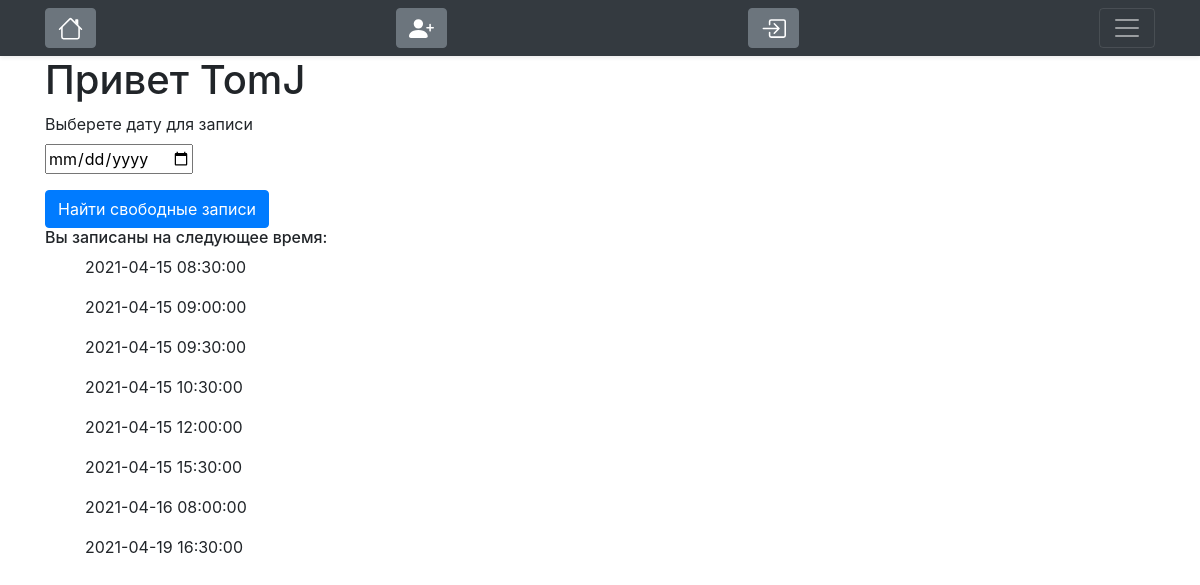
Page / (signed in) on the committed database.
### app/models.py (models this page shows, shortened)
class Client(db.Model, UserMixin):
    __tablename__ = 'clients'
    id = db.Column(db.Integer, primary_key=True, autoincrement=True)
    username = db.Column(db.String(60), index=True, unique=True, nullable=False)
    password = db.Column(db.String(128))
    firstname = db.Column(db.String(50), nullable=True)
    lastname = db.Column(db.String(50), nullable=True)
    sex = db.Column(db.Enum(Gender), nullable=True)
    birthday = db.Column(db.Date, nullable=True)
    phone = db.Column(db.String(15), nullable=False, unique=True)
    email = db.Column(db.String(150), nullable=True, unique=True)
    records = db.relationship(
        'Record',
        backref=db.backref('client', lazy='joined'),
        lazy='dynamic'
        )

class Record(db.Model):
    __tablename__ = 'records'
    id = db.Column(db.Integer, primary_key=True, autoincrement=True)
    client_id = db.Column(db.Integer, db.ForeignKey('clients.id'), nullable=False)
    worker_id = db.Column(db.Integer, db.ForeignKey('workers.id'), nullable=False)
    text = db.Column(db.Text, nullable=True)
    published = db.Column(db.DateTime, nullable=False)
    start_time = db.Column(db.TIMESTAMP, nullable=False)
    duration = db.Column(db.Integer, nullable=False)
    status = db.Column(db.Enum(RecordType), nullable=True)

### app/__init__.py (the view)
    @app.route('/')
    def index():
        filter_form = FilterForm()
        if current_user.is_authenticated:
            user_id = Client.query.filter(Client.username == current_user.username).first().id
            records_client = Record.query.filter_by(client_id=user_id).order_by(Record.start_time).all()
            return render_template('index.html', records=records_client, form=filter_form)
        return render_template('index.html', form=filter_form)

### app/forms.py
class FilterForm(FlaskForm):
    date = DateField('Выберете дату для записи', validators=[DataRequired()], format='%Y-%m-%d')
    submit = SubmitField('Найти свободные записи', render_kw={"class": "btn btn-primary"})

### app/templates/index.html (shortened to what this page needs)
{% extends "base.html" %}
{% block page_content %}
    <div class="page-header">
        <h1>Привет {{ current_user.username }}</h1>
    </div>
    <div class="row">
        <div class="col-4">
            <form action="{{ url_for('check_date') }}" method="POST">
                <div class="form-group">
                    {{ form.date.label }}
                    {{ form.date() }}
                </div>
                {{ form.submit }}
            </form>
            {% if current_user.username %}
                <h6>Вы записаны на следующее время:</h6>
            {% endif %}
            {% for record in records %}
                <ul>{{ record.start_time }}</ul>
            {% endfor %}
        </div>
    </div>
{% endblock %}

### app/templates/base.html (shortened to what this page needs)
<!doctype html>
<html lang="ru">
  <head>
    <link rel="stylesheet" href="https://stackpath.bootstrapcdn.com/bootstrap/4.1.3/css/bootstrap.min.css">
  </head>
  <body>
    <header>
        <div class="navbar navbar-dark bg-dark shadow-sm">
            <div class="container d-flex justify-content-between">
                <button type="button" class="btn btn-secondary">
                </button>
                <button type="button" class="btn btn-secondary">
                </button>
                <button type="button" class="btn btn-secondary">
                </button>
                <button class="navbar-toggler" type="button" data-toggle="collapse" data-target="#navbarHeader" aria-controls="navbarHeader" aria-expanded="false" aria-label="Toggle navigation">
                    <span class="navbar-toggler-icon"></span>
                </button>
            </div>
        </div>
    </header>
    <div class="container">
        {% block page_content %}{% endblock %}
    </div>
  </body>
</html>

### rows in the picture
Client: username "TomJ"
Record: start_time "2021-04-15 08:30:00"
Record: start_time "2021-04-15 09:00:00"
Record: start_time "2021-04-15 09:30:00"
Record: start_time "2021-04-15 10:30:00"
Record: start_time "2021-04-15 12:00:00"
Record: start_time "2021-04-15 15:30:00"
Record: start_time "2021-04-16 08:00:00"
Record: start_time "2021-04-19 16:30:00"
